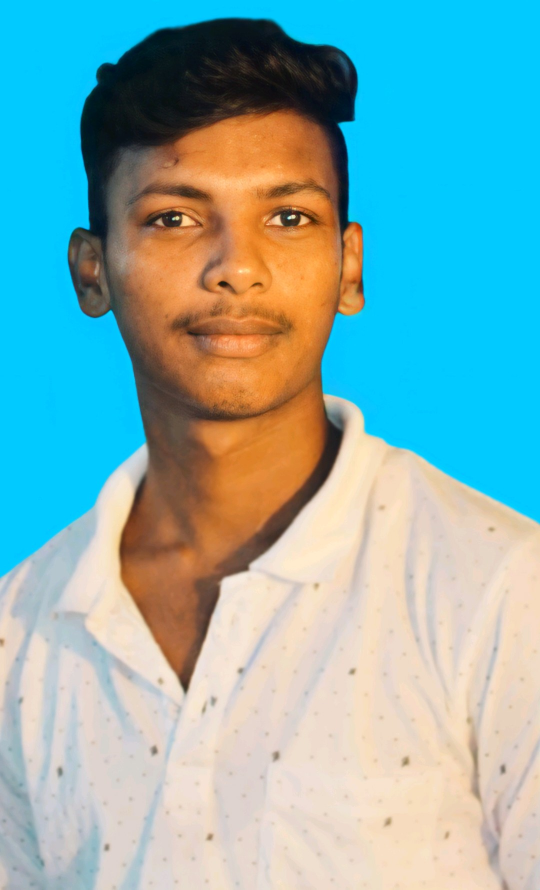
#> input picture python_prj_Face_Dect/manireddy.jpeg, 1080 x 1779 px (shown at 1/2 size)
$ python p2.py
#> lines starting #> are read from the running program, lines starting #| are printed output that depends on the picture
import cv2
img=cv2.imread("manireddy.jpeg",0)
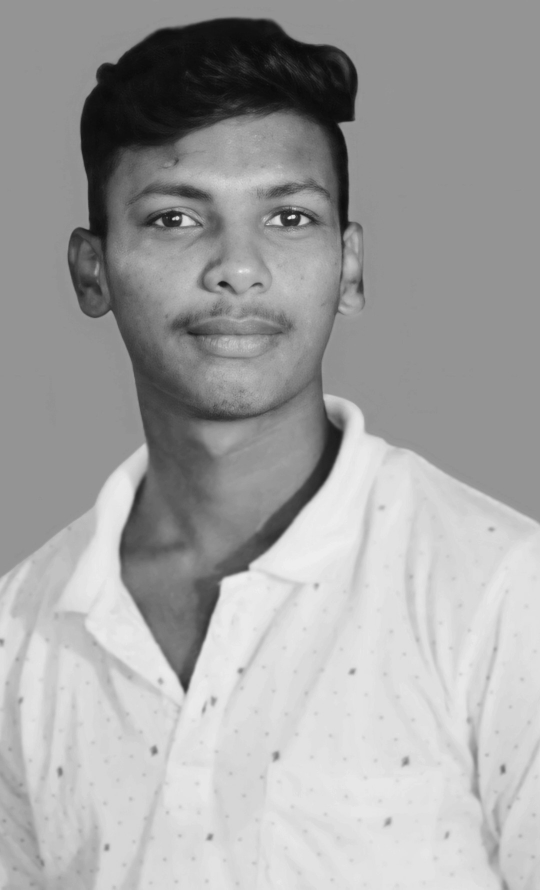
#> img: shape (1779, 1080) (shown at 1/2 size); min 9, max 247, mean 162.8
cv2.imshow("image",img)
cv2.waitKey(500000)
cv2.destroyAllWindows()

$ run again, with python_prj_Face_Dect/rrr.jpg copied over python_prj_Face_Dect/manireddy.jpeg
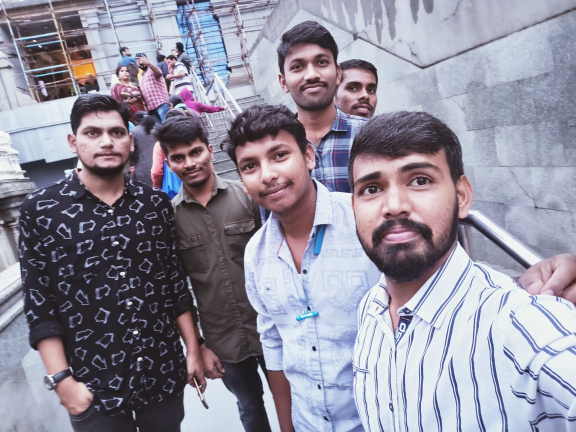
#> input picture python_prj_Face_Dect/rrr.jpg, 1152 x 864 px (shown at 1/2 size)
#> `img=cv2.imread("manireddy.jpeg",0)`:
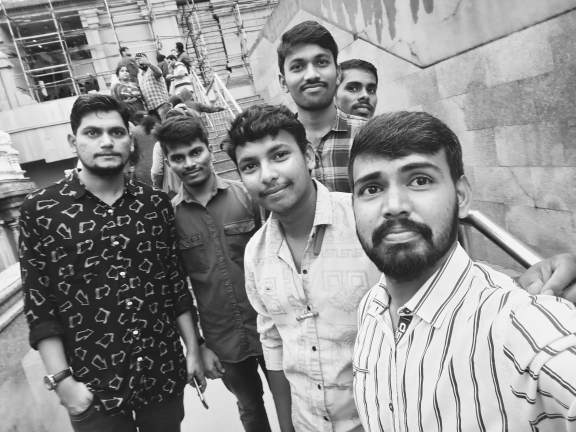
#> img: shape (864, 1152) (shown at 1/2 size); min 3, max 255, mean 145.2

$ run again, with python_prj_Face_Dect/www.jpg copied over python_prj_Face_Dect/manireddy.jpeg
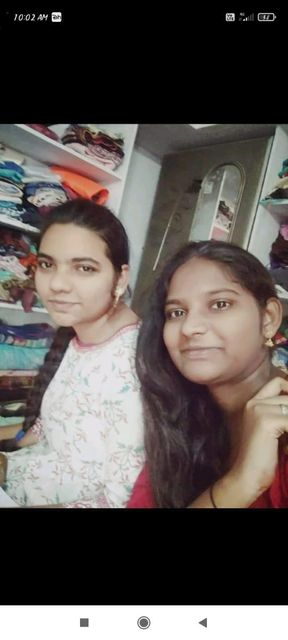
#> input picture python_prj_Face_Dect/www.jpg, 288 x 640 px
#> `img=cv2.imread("manireddy.jpeg",0)`:
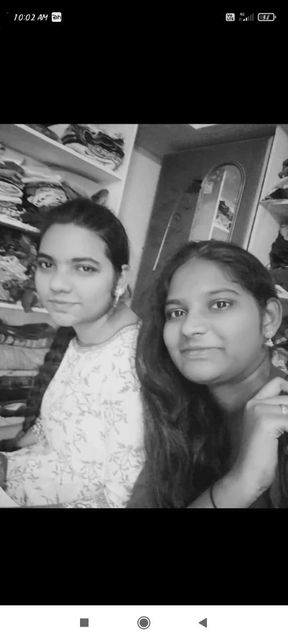
#> img: shape (640, 288); min 0, max 255, mean 88.5
